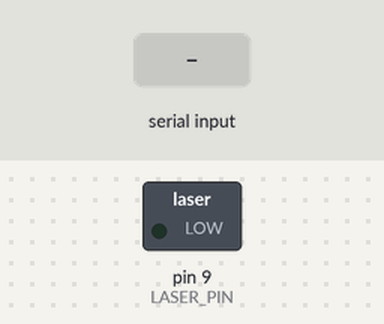
Bench run of a sketch on a simulated Arduino Uno, built with avr-gcc and run on an emulated ATmega328P. On the bench: switched loads named in the sketch (green lamp = pin HIGH). The test bench sets the inputs (shaded band). What the sketch prints to the serial monitor is not drawn.

Above: at 1.2 s.
1.3 s: "LON\n" received over Serial
At 1.6 s:
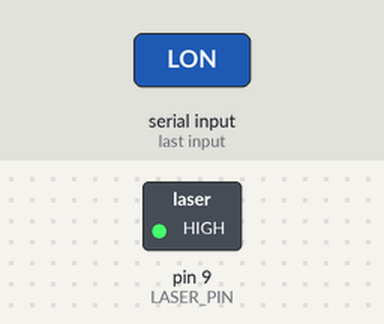
Timing chart, 0 to 4.3 s (numbered marks = the images above; inputs shaded):
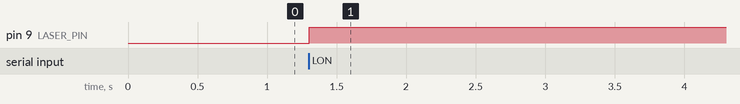

Measured:
- after the input at 1.3 s, pin 9 (LASER_PIN): LOW → HIGH at once

The sketch:

laser_controller.ino
```cpp
// Arduino code for controlling 3-pin laser module

const int LASER_PIN = 9;  // Connect the laser's S (signal) pin to Arduino pin 9
boolean laserState = false;

void setup() {
  // Initialize serial communication
  Serial.begin(9600);

  // Initialize laser pin as output
  pinMode(LASER_PIN, OUTPUT);
  digitalWrite(LASER_PIN, LOW);  // Ensure laser is off at startup

  Serial.println("Laser Controller Ready");
}

void loop() {
  // Check for incoming serial data
  if (Serial.available() > 0) {
    String command = Serial.readStringUntil('\n');

    if (command == "LON") {
      // Turn laser on
      digitalWrite(LASER_PIN, HIGH);
      laserState = true;
    }
  }
}
```
